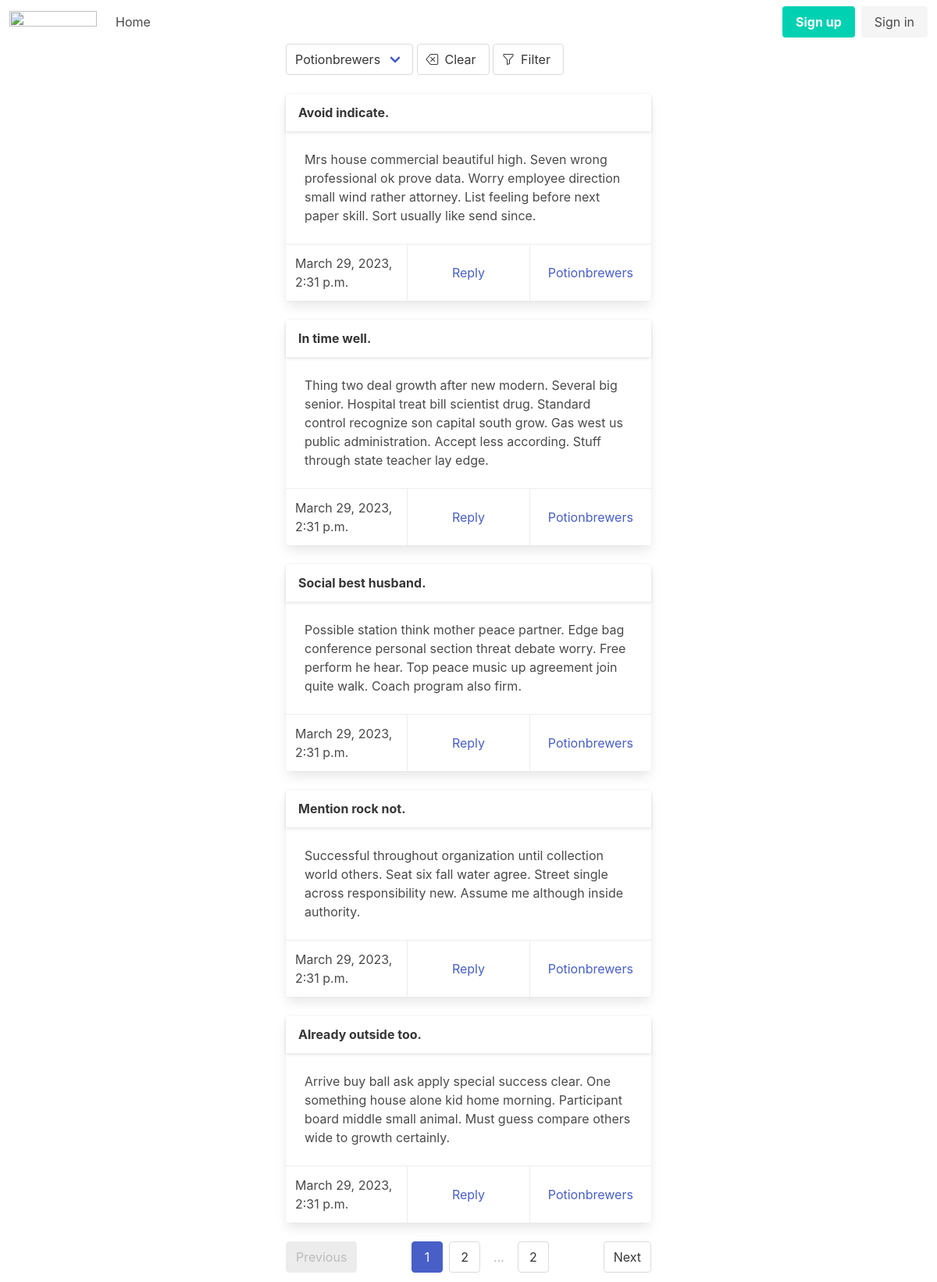
Page /?category=9 on the committed database.
### boardapp/models.py (models this page shows, shortened)
class Post(models.Model):
    author = models.ForeignKey(settings.AUTH_USER_MODEL, on_delete=models.CASCADE, verbose_name=_('Name'))
    title = models.CharField(max_length=255, verbose_name=_('Title'))
    text = models.TextField(verbose_name=_('Text'))
    category = models.ForeignKey(Category, on_delete=models.RESTRICT, verbose_name=_('Category'))
    date = models.DateTimeField(auto_now_add=True, verbose_name=_('Date'))
    class Meta:
        verbose_name = _('Post')
        verbose_name_plural = _('Posts')

class Category(models.Model):
    name = models.CharField(max_length=50, unique=True, verbose_name=_('Name'))
    def __str__(self):
        return f'{self.name}'
    class Meta:
        verbose_name = _('Category')
        verbose_name_plural = _('categories')

### boardapp/views.py (the view)
# urls.py: path('', PostListView.as_view(), name='home'),
class PostListView(FilterView):
    template_name = 'post_list.html'
    filterset_class = PostFilter
    paginate_by = 5
    model = Post

### boardapp/templatetags/custom_filters.py (called while the page is built)
@register.simple_tag(takes_context=True)
def url_replace(context, **kwargs):
    _dict = context['request'].GET.copy()
    for key, value in kwargs.items():
        _dict[key] = value
    return _dict.urlencode()

### templates/post_list.html (shortened to what this page needs)
{% extends 'base/base.html' %}
{% load i18n %}
{% load widget_tweaks %}
{% load custom_filters %}
{% block content %}
<div class="columns is-centered">
  <div class="column is-half">
{% if filter %}
<form class="mb-5" action="" method="get">
  <div class="input-group">
    {% for field in filter.form %}
    <div class="select">{{ field }}</div>
    {% endfor %}
    {% if filter.is_bound %}
    {% translate "Clear" as clear %}
    <a href="{% url request.resolver_match.view_name %}" class="button"
       title="{{ clear }}">
      <span class="icon-text">
        <span class="icon"><i class="bi bi-backspace"></i></span>
        <span>{{ clear }}</span>
      </span>
    </a>
    {% endif %}
    {% translate "Filter" as filter %}
    <button type="submit" class="button" title="{{ filter }}">
      <span class="icon-text">
        <span class="icon"><i class="bi bi-funnel"></i></span>
        <span>{{ filter }}</span>
      </span>
    </button>
  </div>
</form>
{% endif %}
{% if object_list %}
  {% for post in object_list %}
    <div class="card mb-5">
      <header class="card-header">
        <p class="card-header-title">{{ post.title }}</p>
      </header>
      <div class="card-content">
        <div class="content">{{ post.text }}</div>
      </div>
      <footer class="card-footer">
        {% block card-action %}
        <p class="card-footer-item">{{ post.date }}</p>
        <a href="{% url 'reply_create' post=post.pk %}" class="card-footer-item">{% trans "Reply" %}</a>
        <a href="?{% url_replace category=post.category.pk %}" class="card-footer-item">{{ post.category }}</a>
        {% endblock card-action %}
      </footer>
    </div>
  {% endfor %}
{% else %}
  <h2>{% trans "Nothing here!" %}</h2>
{% endif %}
<nav class="pagination is-centered" role="navigation" aria-label="pagination">
  {% if page_obj.has_previous %}
  <a href="?{% url_replace page=page_obj.previous_page_number %}" class="pagination-previous">
    {% trans "Previous" %}</a>
  {% else %}
  <a class="pagination-previous is-disabled">{% trans "Previous" %}</a>
  {% endif %}
  <ul class="pagination-list">
    <li><a class="pagination-link is-current" aria-current="page">
      {{ page_obj.number }}</a></li>
    {% if page_obj.has_next %}
    <li><a href="?{% url_replace page=page_obj.next_page_number %}" class="pagination-link">
      {{ page_obj.next_page_number }}</a></li>
    <li><span class="pagination-ellipsis">&hellip;</span></li>
    <li><a href="?page={{ page_obj.paginator.num_pages }}" class="pagination-link">
      {{ page_obj.paginator.num_pages }}</a></li>
    {% endif %}
  </ul>
  {% if page_obj.has_next %}
  <a href="?{% url_replace page=page_obj.next_page_number %}" class="pagination-next">{% trans "Next" %}</a>
  {% else %}
  <a class="pagination-next is-disabled">{% trans "Next" %}</a>
  {% endif %}
</nav>
  </div>
</div>
{% endblock content %}

### rows in the picture
Post: title "Avoid indicate.", text "Mrs house commercial beautiful high. Seven wrong professional ok prove data. Worry employee direction small wind rather attorney. List feeling before next paper skill. Sort usually like send since.", date "March 29, 2023, 2:31 p.m.", category "Potionbrewers"
Post: title "In time well.", text "Thing two deal growth after new modern. Several big senior. Hospital treat bill scientist drug. Standard control recognize son capital south grow. Gas west us public administration. Accept less according. Stuff through state teacher lay edge.", date "March 29, 2023, 2:31 p.m.", category "Potionbrewers"
Post: title "Social best husband.", text "Possible station think mother peace partner. Edge bag conference personal section threat debate worry. Free perform he hear. Top peace music up agreement join quite walk. Coach program also firm.", date "March 29, 2023, 2:31 p.m.", category "Potionbrewers"
Post: title "Mention rock not.", text "Successful throughout organization until collection world others. Seat six fall water agree. Street single across responsibility new. Assume me although inside authority.", date "March 29, 2023, 2:31 p.m.", category "Potionbrewers"
Post: title "Already outside too.", text "Arrive buy ball ask apply special success clear. One something house alone kid home morning. Participant board middle small animal. Must guess compare others wide to growth certainly.", date "March 29, 2023, 2:31 p.m.", category "Potionbrewers"

### other values in the picture
{{ clear }} "Clear"
{{ filter }} "Filter"
{{ page_obj.number }} "1"
{{ page_obj.next_page_number }} "2"
{{ page_obj.paginator.num_pages }} "2"
